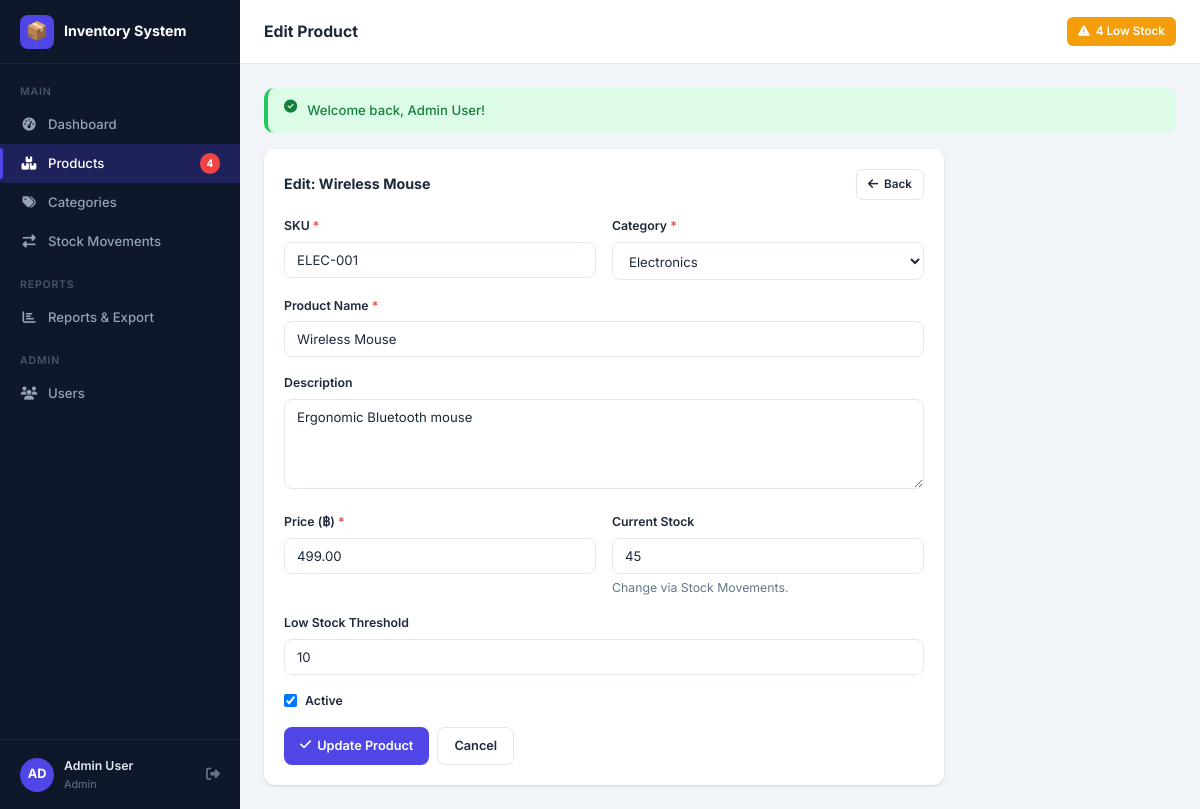
The app's page /modules/products/edit.php?id=1 (signed in) with its own data.
### tables this page shows
CREATE TABLE `products` (
  `id`            INT UNSIGNED NOT NULL AUTO_INCREMENT,
  `sku`           VARCHAR(50)    NOT NULL UNIQUE,
  `name`          VARCHAR(150)   NOT NULL,
  `description`   TEXT,
  `category_id`   INT UNSIGNED   NOT NULL,
  `price`         DECIMAL(12,2)  NOT NULL DEFAULT 0.00,
  `stock_qty`     INT            NOT NULL DEFAULT 0,
  `low_stock_threshold` INT      NOT NULL DEFAULT 10,
  `is_active`     TINYINT(1)     NOT NULL DEFAULT 1,
  `created_at`    TIMESTAMP      NOT NULL DEFAULT CURRENT_TIMESTAMP,
  `updated_at`    TIMESTAMP      NOT NULL DEFAULT CURRENT_TIMESTAMP ON UPDATE CURRENT_TIMESTAMP,
  PRIMARY KEY (`id`),
  KEY `idx_category` (`category_id`),
  KEY `idx_sku`      (`sku`),
  CONSTRAINT `fk_product_category` FOREIGN KEY (`category_id`) REFERENCES `categories` (`id`) ON UPDATE CASCADE
);

CREATE TABLE `categories` (
  `id`          INT UNSIGNED NOT NULL AUTO_INCREMENT,
  `name`        VARCHAR(100) NOT NULL UNIQUE,
  `description` TEXT,
  `created_at`  TIMESTAMP NOT NULL DEFAULT CURRENT_TIMESTAMP,
  PRIMARY KEY (`id`)
);

### core/helpers.php (called while the page is built, shortened)
<?php
function e(mixed $val): string {
    return htmlspecialchars((string)$val, ENT_QUOTES | ENT_SUBSTITUTE, 'UTF-8');
}

### modules/products/edit.php (the view, shortened to what this page needs)
<?php
$db = Database::getInstance();
$id = (int)($_GET['id'] ?? 0);
$product = $db->prepare('SELECT * FROM products WHERE id = ?');
$product->execute([$id]);
$product = $product->fetch();
$categories = $db->query('SELECT id, name FROM categories ORDER BY name')->fetchAll();
$errors = [];
$input  = $product;
include __DIR__ . '/../../includes/header.php';
?>
<div style="max-width:680px">
  <div class="card">
    <div class="card-header">
      <span class="card-title">Edit: <?= e($product['name']) ?></span>
      <a href="index.php" class="btn btn-outline btn-sm"><i class="fa fa-arrow-left"></i> Back</a>
    </div>
    <form method="POST">
      <div class="form-row">
        <div class="form-group">
          <label class="form-label">SKU <span class="req">*</span></label>
          <input name="sku" type="text" class="form-control <?= isset($errors['sku']) ? 'is-invalid' : '' ?>"
                 value="<?= e($input['sku']) ?>">
        </div>
        <div class="form-group">
          <label class="form-label">Category <span class="req">*</span></label>
          <select name="category_id" class="form-control <?= isset($errors['category_id']) ? 'is-invalid' : '' ?>">
            <?php foreach ($categories as $c): ?>
              <option value="<?= $c['id'] ?>" <?= $input['category_id'] == $c['id'] ? 'selected' : '' ?>><?= e($c['name']) ?></option>
            <?php endforeach; ?>
          </select>
        </div>
      </div>
      <div class="form-group">
        <label class="form-label">Product Name <span class="req">*</span></label>
        <input name="name" type="text" class="form-control <?= isset($errors['name']) ? 'is-invalid' : '' ?>"
               value="<?= e($input['name']) ?>">
      </div>
      <div class="form-group">
        <label class="form-label">Description</label>
        <textarea name="description" class="form-control"><?= e($input['description']) ?></textarea>
      </div>
      <div class="form-row">
        <div class="form-group">
          <label class="form-label">Price (฿) <span class="req">*</span></label>
          <input name="price" type="number" step="0.01" min="0" class="form-control <?= isset($errors['price']) ? 'is-invalid' : '' ?>"
                 value="<?= e($input['price']) ?>">
        </div>
        <div class="form-group">
          <label class="form-label">Current Stock</label>
          <input type="text" class="form-control" value="<?= number_format($product['stock_qty']) ?>" disabled
                 title="Use Stock Movements to adjust quantity">
          <div class="text-muted fs-sm mt-1">Change via Stock Movements.</div>
        </div>
      </div>
      <div class="form-group">
        <label class="form-label">Low Stock Threshold</label>
        <input name="low_stock_threshold" type="number" min="0" class="form-control"
               value="<?= e($input['low_stock_threshold']) ?>">
      </div>
      <div class="form-group">
        <label style="display:flex;align-items:center;gap:8px;cursor:pointer">
          <input type="checkbox" name="is_active" value="1" <?= $input['is_active'] ? 'checked' : '' ?>>
          <span class="form-label" style="margin:0">Active</span>
        </label>
      </div>
      <div class="d-flex gap-2">
        <button type="submit" class="btn btn-primary"><i class="fa fa-check"></i> Update Product</button>
        <a href="index.php" class="btn btn-outline">Cancel</a>
      </div>
    </form>
  </div>
</div>
<?php include __DIR__ . '/../../includes/footer.php'; ?>

### assets/css/app.css (style rules this page uses)
:root { --primary: #4f46e5; --primary-h: #4338ca; --accent: #06b6d4; --success: #22c55e; --warning: #f59e0b; --danger: #ef4444; --dark: #0f172a; --surface: #1e293b; --card: #ffffff; --border: #e2e8f0; --text: #1e293b; --muted: #64748b; --sidebar-w: 240px; --topbar-h: 64px; --radius: 10px; --shadow: 0 1px 3px rgba(0,0,0,.10), 0 1px 2px rgba(0,0,0,.06); --shadow-md: 0 4px 16px rgba(0,0,0,.10); }
*, *::before, *::after { box-sizing: border-box; margin: 0; padding: 0; }
html { font-size: 15px; scroll-behavior: smooth; }
body { font-family: 'Inter', system-ui, sans-serif; color: var(--text); background: #f1f5f9; line-height: 1.6; }
a { color: var(--primary); text-decoration: none; }
.card { background: var(--card); border-radius: var(--radius); box-shadow: var(--shadow); padding: 20px; }
.card-header { display: flex; align-items: center; justify-content: space-between; margin-bottom: 16px; flex-wrap: wrap; gap: 10px; }
.card-title { font-size: .95rem; font-weight: 700; color: var(--text); }
.btn { display: inline-flex; align-items: center; gap: 6px; padding: 8px 16px; border-radius: 8px; border: none; cursor: pointer; font-size: .85rem; font-weight: 600; transition: background .15s, opacity .15s, box-shadow .15s; white-space: nowrap; font-family: inherit; }
.btn-primary { background: var(--primary); color: #fff; }
.btn-outline { background: transparent; border: 1.5px solid var(--border); color: var(--text); }
.btn-sm { padding: 5px 11px; font-size: .78rem; border-radius: 6px; }
.form-group { margin-bottom: 16px; }
.form-label { display: block; font-size: .82rem; font-weight: 600; margin-bottom: 6px; color: var(--text); }
.form-label .req { color: var(--danger); }
.form-control { width: 100%; padding: 9px 12px; border: 1.5px solid var(--border); border-radius: 8px; font-size: .88rem; font-family: inherit; color: var(--text); background: #fff; transition: border-color .15s, box-shadow .15s; outline: none; }
select.form-control { cursor: pointer; }
textarea.form-control { resize: vertical; min-height: 90px; }
.form-row { display: grid; grid-template-columns: 1fr 1fr; gap: 16px; }
.d-flex { display: flex; }
.gap-2 { gap: 8px; }
.mt-1 { margin-top: 4px; }
.text-muted { color: var(--muted); }
.fs-sm { font-size: .82rem; }

### records on screen
products: name "Wireless Mouse", sku "ELEC-001", category_id "Electronics", description "Ergonomic Bluetooth mouse", price "499.00", stock_qty "45", low_stock_threshold "10", is_active "☑"

### other values on screen
APP_NAME "Inventory System"
$lowStockCount "4"
$initials "AD"
$_SESSION['full_name'] "Admin User"
$role "Admin"
$topbarTitle "Edit Product"
$flash_success "Welcome back, Admin User!"
